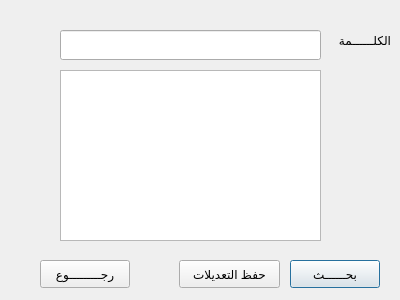
<?xml version="1.0" encoding="UTF-8"?>
<ui version="4.0">
 <class>EditD</class>
 <widget class="QDialog" name="EditD">
  <property name="geometry">
   <rect>
    <x>0</x>
    <y>0</y>
    <width>400</width>
    <height>300</height>
   </rect>
  </property>
  <property name="windowTitle">
   <string>تعديل الكلمات</string>
  </property>
  <widget class="QPushButton" name="search_b">
   <property name="geometry">
    <rect>
     <x>290</x>
     <y>260</y>
     <width>90</width>
     <height>28</height>
    </rect>
   </property>
   <property name="text">
    <string>بحــــــث</string>
   </property>
  </widget>
  <widget class="QPushButton" name="edit_b">
   <property name="geometry">
    <rect>
     <x>179</x>
     <y>260</y>
     <width>101</width>
     <height>28</height>
    </rect>
   </property>
   <property name="text">
    <string>حفظ التعديلات</string>
   </property>
  </widget>
  <widget class="QPushButton" name="back_b">
   <property name="geometry">
    <rect>
     <x>40</x>
     <y>260</y>
     <width>90</width>
     <height>28</height>
    </rect>
   </property>
   <property name="text">
    <string>رجـــــــــوع</string>
   </property>
  </widget>
  <widget class="QLineEdit" name="edit_search_bar">
   <property name="geometry">
    <rect>
     <x>60</x>
     <y>30</y>
     <width>261</width>
     <height>30</height>
    </rect>
   </property>
  </widget>
  <widget class="QLabel" name="label">
   <property name="geometry">
    <rect>
     <x>320</x>
     <y>30</y>
     <width>71</width>
     <height>20</height>
    </rect>
   </property>
   <property name="text">
    <string>الكلــــــمة</string>
   </property>
  </widget>
  <widget class="QPlainTextEdit" name="result_bar">
   <property name="geometry">
    <rect>
     <x>60</x>
     <y>70</y>
     <width>261</width>
     <height>171</height>
    </rect>
   </property>
   <property name="layoutDirection">
    <enum>Qt::RightToLeft</enum>
   </property>
  </widget>
 </widget>
 <resources/>
 <connections/>
</ui>
